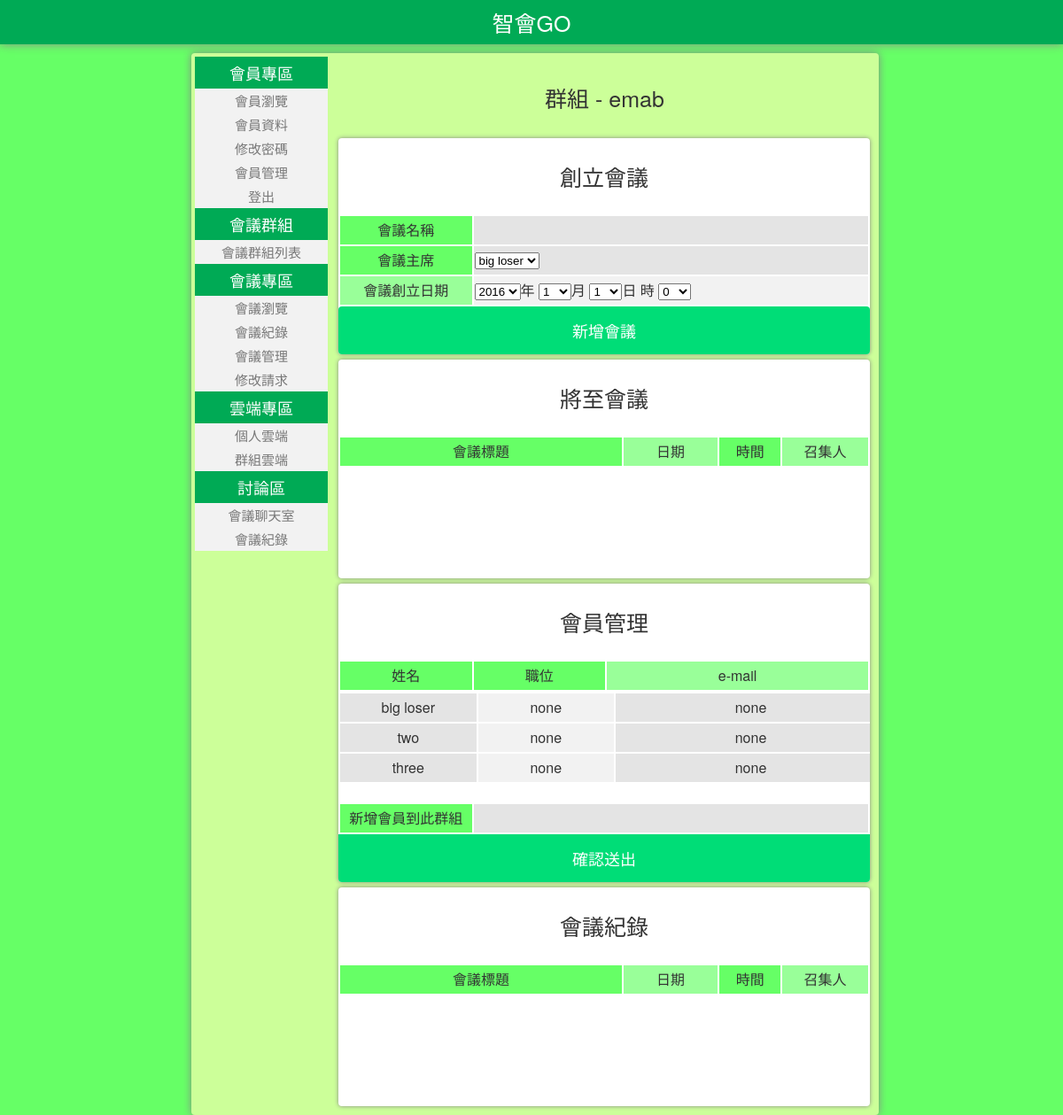
The app's page /meeting_cloud/web/employee_web/group/group.php?group_id=2 (signed in) with its own data.
### tables this page shows
CREATE TABLE `group_leader` (
  `group_id` int(4) NOT NULL,
  `member_id` varchar(4) NOT NULL,
  `group_name` varchar(20) NOT NULL,
  `date_time` datetime(6) NOT NULL
);

CREATE TABLE `member` (
  `id` varchar(8) NOT NULL,
  `pw` varchar(20) NOT NULL,
  `name` varchar(12) NOT NULL,
  `sex` varchar(1) NOT NULL,
  `telephone` varchar(12) NOT NULL,
  `mail` varchar(40) NOT NULL,
  `access` varchar(2) NOT NULL
);

### meeting_cloud/web/employee_web/group/group.php (the view, shortened to what this page needs)
<?php
	require_once("../../../connMysql.php");
	$sql = "select gl.member_id, m.name, gl.group_name
			from group_leader as gl, member as m
			where
			gl.group_id = '".$_GET['group_id']."' and m.id = gl.member_id";
	$result = $conn->query($sql);
	$row = $result->fetch_array();
	$group_id = $_GET['group_id'];
	$group_name = $row['group_name'];
	$sql = "select m.id, m.name, m.mail
			from group_member as gm, member as m, group_leader as gl
			where
			gm.group_id = '".$group_id."'
			and (gm.member_id = m.id or gl.member_id = m.id)
			and gl.group_id = gm.group_id
			group by m.id";
	$result=$conn->query($sql);
	$num_rows = $result->num_rows;
?>
<html xmlns="http://www.w3.org/1999/xhtml">
<head>
	<link rel="stylesheet" type="text/css" href="../../main_css/main.css">
</head>
<body>
	<table id="HEADER_SHADOW" width=100% border="0" cellpadding="0" cellspacing="0">
	<tr>
		<td width=100% height=50px bgcolor="#00AA55">
		<p id="HEADER">智會GO</p>
		</td>
	  </tr>
	</table>
	<div id="divOrigin">
		<div id="divTop">
			<dl style="margin:0;width:20%;float:left;">
				<dt id="memberBar" class="left">
	        			會員專區
		        			<dt><a href="">會員瀏覽</a></dt>
		        			<dt><a href="">會員資料</a></dt>
		        			<dt><a href="">修改密碼</a></dt>
		        			<dt><a href="">會員管理</a></dt>
		        			<dt><a href="">登出</a></dt>
	        		</dt>
					<dt id="group" class="left">
	        			會議群組
		        			<dt><a href="./group_list.php">會議群組列表</a></dt>
	        		</dt>
	        		<dt id="conventionBar" class="left">
	        			會議專區
		        			<dt><a href="">會議瀏覽</a></dt>
		        			<dt><a href="">會議紀錄</a></dt>
		        			<dt><a href="">會議管理</a></dt>
		        			<dt><a href="">修改請求</a></dt>
	        		</dt>
					<dt id="cloud" class="left">
	        			雲端專區
		        			<dt><a href="">個人雲端</a></dt>
							<dt><a href="">群組雲端</a></dt>
	        		</dt>
					<dt id="talk" class="left">
	        			討論區
		        			<dt><a href="">會議聊天室</a></dt>
							<dt><a href="">會議紀錄</a></dt>
	        		</dt>
			</dl>
			<div id="main_in_main">
				<?php
					echo "<p id=\"conventionTittle\">群組 - ".$group_name."</p>"
				?>
				<div id="main_sub">
		        	<p id="conventionTittle">創立會議</p>
					<table id="table">
						<form name="set_meeting_scheduler_form" method="post" action="../../../back_end/meeting/set_info/set_meeting_scheduler.php">
							<tr>
								<td id="tableTittle1">會議名稱</td>
								<td id="tableValue1"><input id="tableValue1" type="text" name="meeting_title"/></td>
							</tr>
							<tr>
								<td id="tableTittle1">會議主席</td>
								<td id="tableValue1">
									<select name="moderator_id">
										<?php
											if ($num_rows==0)
											{	$state = "";	}
											else
											{
												for($i=1;$i<=$num_rows;$i++)
												{
													$row=$result->fetch_array();
													echo "<option value=\"".$row['id']."\">".$row['name']."</option>";
												}
											}
										?>
									</select>
								</td>
							</tr>
							<tr>
								<td id="tableTittle2">會議創立日期</td>
								<td id="tableValue2">
									<select name="year" size="1" onchange="changeDate()">
									<script language="javascript">
										for(i=2016;i<2018;i++)
										{document.write('<option value="'+i+'">'+i+'</option>');}
									</script>
									</select>年
									<select name="month" onchange="changeDate()">
									<script language="javascript">
										for(i=1;i<=12;i++)
										{document.write('<option value="'+i+'">'+i+'</option>');}
									</script>
									</select>月
									<select name="day" onchange="changeDate()">
									<script language="javascript">
										for(i=1;i<=31;i++)
										{document.write('<option value="'+i+'">'+i+'</option>');}
									</script>
									</select>日
									時
									<select name="hour" onchange="changeDate()">
									<script language="javascript">
										for(i=0;i<=23;i++)
										{document.write('<option value="'+i+'">'+i+'</option>');}
									</script>
								</td>
							</tr>
						</form>
					</table>
					<tr>
						<td id="tableTittleCol1" style="border-radius: 4px;">
							<input id="tableButton" type="button" onclick="set_meeting_scheduler();" value="新增會議" style="border-radius: 4px;"/>
						</td>
					</tr>
				</div>
				<div id="main_sub">
					<p id="conventionTittle">將至會議</p>
					<table id="table">
						<tr>
						<table id="table">
							<td id="tableTittleCol1" style="width:335px">會議標題</td>
							<td id="tableTittleCol2" style="width:110px">日期</td>
							<td id="tableTittleCol1" style="width:70px">時間</td>
							<td id="tableTittleCol2" style="width:100px">召集人</td>
						</table>
						</tr>
						<tr>
						<div style="width:600px; height:125px; overflow:hidden;" >
						<div style="width:615px; height:125px; overflow-y: auto;">
						</div>
						</div>
						</tr>
					</table>
				</div>
				<div id="main_sub">
					<p id="conventionTittle">會員管理</p>
					<table id="table">
						<tr>
							<table id="table">
								<tr>
									<td id="tableTittleCol1" style="width:150px">姓名</td>
									<td id="tableTittleCol1" style="width:150px">職位</td>
									<td id="tableTittleCol2" style="width:300px">e-mail</td>
								</tr>
							</table>
						</tr>
						<tr>
							<div style="width:600px; height:125px; overflow:hidden;" >
							<div style="width:620px; height:125px; overflow-y: auto;">
								<table id="table">
									<?php
										$sql = "select m.id, m.name, m.mail
												from group_member as gm, member as m, group_leader as gl
												where
												gm.group_id = '".$group_id."'
												and (gm.member_id = m.id or gl.member_id = m.id)
												and gl.group_id = gm.group_id
												group by m.id";
										$result=$conn->query($sql);
										$num_rows = $result->num_rows;
										if ($num_rows==0)
										{	$state = "";	}
										else
										{
											for($i=1;$i<=$num_rows;$i++)
											{
												$row=$result->fetch_array();
												$mail = "none";
												echo "<tr>
														<td id=\"tableValueCol1\" style=\"width:150px\">".$row['name']."</td>
														<td id=\"tableValueCol2\" style=\"width:150px\">".$mail."</td>
														<td id=\"tableValueCol1\" style=\"width:300px\">none</td>
													</tr>";
											}
										}
									?>
								</table>
							</div>
							</div>
						</tr>
						<tr>
							<table id="table">
								<tr>
									<td id="tableTittle1">新增會員到此群組</td>
									<?php
										echo "<form name=\"invite_member_form\" method=\"post\"
												action=\"../../../back_end/group/add_member_to_group.php\">";
									?>
									<td id="tableValueCol1"><input id="tableValue1" type="text" name="member" /></td>
									</form>
								</tr>
							</table>
							<input id="tableButton" type="submit" value="確認送出" onclick="invite_member();"/>
						</tr>
					</table>
				</div>
				<div id="main_sub">
					<p id="conventionTittle">會議紀錄</p>
					<table id="table">
						<tr>
						<table id="table">
							<td id="tableTittleCol1" style="width:335px">會議標題</td>
							<td id="tableTittleCol2" style="width:110px">日期</td>
							<td id="tableTittleCol1" style="width:70px">時間</td>
							<td id="tableTittleCol2" style="width:100px">召集人</td>
						</table>
						</tr>
						<tr>
						<div style="width:600px; height:125px; overflow:hidden;" >
						<div style="width:615px; height:125px; overflow-y: auto;">
						</div>
						</div>
						</tr>
					</table>
				</div>
			</div>
		</div>
	</div>
</body>
</html>

### meeting_cloud/web/main_css/main.css (style rules this page uses)
#HEADER_SHADOW { box-shadow: 0px 0px 10px #888888; }
#main_in_main { width: 605px; height:auto; float:right; margin:3px; border:0px; position: relative; }
#main_sub { box-shadow: 0px 0px 5px #888888; width: 600px; height:auto; float:right; background-color:white; margin:3px; border-radius:4px; position: relative; }
#conventionTittle { text-align: center; word-wrap: break-word; font-size: 25px; }
#table { width:100%; border: 0; }
#tableTittle1 { width: 25%; background-color: #66FF66; margin-bottom: 0px; margin-top: 0px; padding-bottom: 0px; padding-top: 0px; line-height:200%; text-align: center; text-decoration: none; }
#tableTittle2 { width: 25%; background-color: #99FF99; margin-bottom: 0px; margin-top: 0px; padding-bottom: 0px; padding-top: 0px; line-height:200%; text-align: center; text-decoration: none; }
#tableTittleCol1 { width: auto; background-color: #66FF66; margin-bottom: 0px; margin-top: 0px; padding-bottom: 0px; padding-top: 0px; line-height:200%; text-align: center; text-decoration: none; }
#tableTittleCol2 { width: auto; background-color: #99FF99; margin-bottom: 0px; margin-top: 0px; padding-bottom: 0px; padding-top: 0px; line-height:200%; text-align: center; text-decoration: none; }
#tableValue1 { width: 100%; border: 0px; color: #333333; background-color: #E4E4E4; margin-bottom: 0px; margin-top: 0px; padding-bottom: 0px; padding-top: 0px; line-height:200%; text-decoration: none; font-family:"Helvetica Neue",Helvetica,"Nimbus Sans L",Arial,"Liberation Sans","Hiragino Sans GB","Microsoft YaHei","Wenquanyi Micro Hei","WenQuanYi Zen Hei","ST Heiti","SimHei","WenQuanYi Zen Hei Sharp",sans-serif; }
#tableValue2 { width: 100%; border: 0px; color: #333333; background-color: #F2F2F2; margin-bottom: 0px; margin-top: 0px; padding-bottom: 0px; padding-top: 0px; line-height:200%; text-decoration: none; font-family:"Helvetica Neue",Helvetica,"Nimbus Sans L",Arial,"Liberation Sans","Hiragino Sans GB","Microsoft YaHei","Wenquanyi Micro Hei","WenQuanYi Zen Hei","ST Heiti","SimHei","WenQuanYi Zen Hei Sharp",sans-serif; }
#tableValueCol1 { width: auto; border: 0px; background-color: #E4E4E4; margin-bottom: 0px; margin-top: 0px; padding-bottom: 0px; padding-top: 0px; line-height:200%; text-align: center; text-decoration: none; }
#tableValueCol2 { width: auto; border: 0px; background-color: #F2F2F2; margin-bottom: 0px; margin-top: 0px; padding-bottom: 0px; padding-top: 0px; line-height:200%; text-align: center; text-decoration: none; }
#tableButton { width: 100%; border: 0px; background-color: #00DD77; margin-bottom: 0px; margin-top: 0px; padding-bottom: 0px; padding-top: 0px; line-height:300%; text-decoration: none; border-bottom-left-radius: 4px; border-bottom-right-radius: 4px; font-family:"Helvetica Neue",Helvetica,"Nimbus Sans L",Arial,"Liberation Sans","Hiragino Sans GB","Microsoft YaHei","Wenquanyi Micro Hei","WenQuanYi Zen Hei","ST Heiti","SimHei","WenQuanYi Zen Hei Sharp",sans-serif; color:#FFFFFF; font-size:18px; }
body { font-family:"Helvetica Neue",Helvetica,"Nimbus Sans L",Arial,"Liberation Sans","Hiragino Sans GB","Microsoft YaHei","Wenquanyi Micro Hei","WenQuanYi Zen Hei","ST Heiti","SimHei","WenQuanYi Zen Hei Sharp",sans-serif; background-color: #66FF66; color: #333333; margin:0px; }
#divTop { position: absolute; box-shadow: 0px 0px 10px #888888; text-align: center; border-bottom-left-radius: 4px; border-bottom-right-radius: 4px; border-top-left-radius: 4px; border-top-right-radius: 4px; width:768px; height:auto; background-color:CCFF99; padding:4px; }
#divOrigin { padding:10px; margin: 0 auto; width:768px; }
.left { background-color:#00AA55; line-height:200%; color: #FFFFFF; font-size: 18px; margin-bottom: 0px; margin-top: 0px; padding-bottom: 0px; padding-top: 0px; width:150px; position: relative; }
a:link, a:visited { display: block; background-color:#F2F2F2; line-height:180%; color: #787878; font-size: 15px; margin-bottom: 0px; margin-top: 0px; padding-bottom: 0px; padding-top: 0px; width:150px; text-decoration: none; }
form { margin-bottom: 0px; margin-top: 0px; padding-bottom: 0px; padding-top: 0px; }

### records on screen
group_leader: group_name "emab"
member: name "big loser", mail "none"
member: name "two", mail "none"
member: name "three", mail "none"

### other values on screen
form field moderator_id "big loser"
